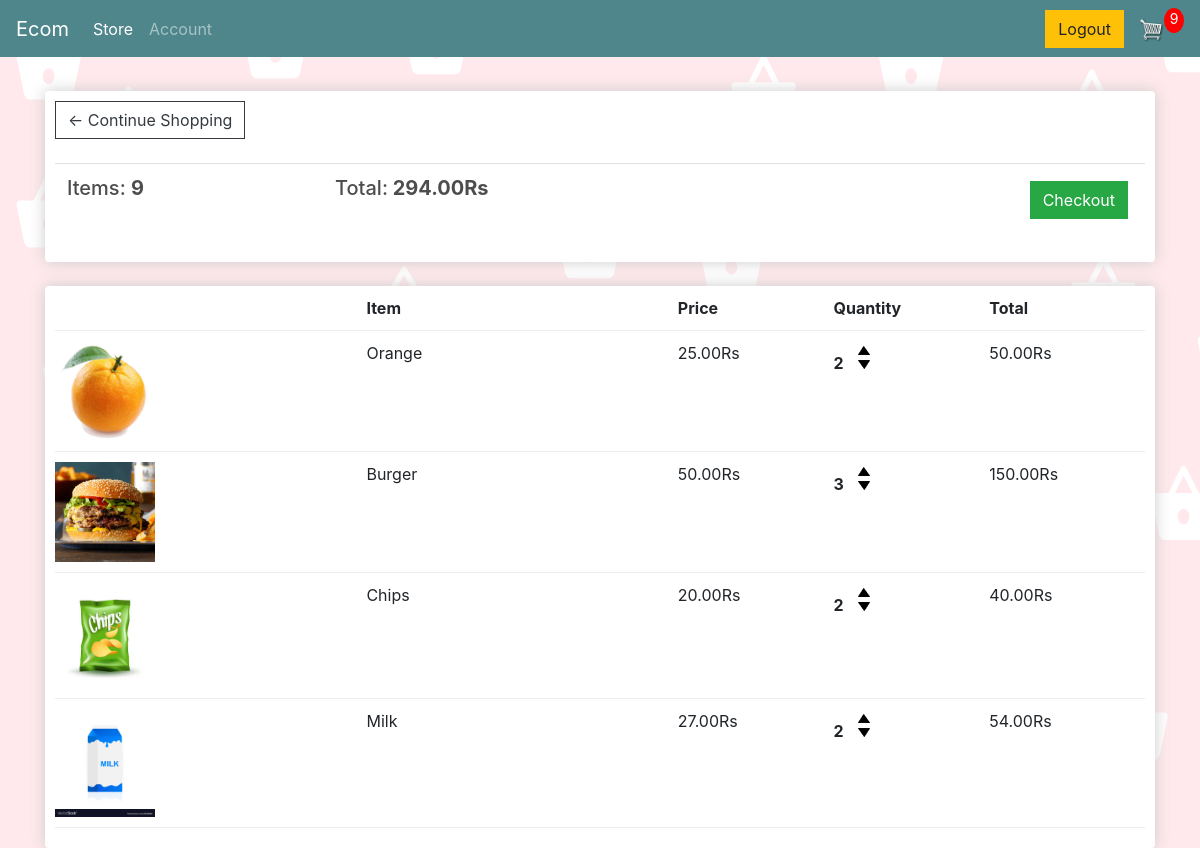
The app's page /cart/ (signed in) with its own data.
### store/models.py (models this page shows, shortened)
class Order(models.Model):
	customer = models.OneToOneField(User, null=True, blank=True, on_delete=models.CASCADE)
	date_ordered = models.DateTimeField(auto_now_add=True,null=True)
	complete = models.BooleanField(default=False)
	transaction_id = models.CharField(max_length=100, null=True)
	@property
	def get_cart_total(self):
		orderitems = self.orderitem_set.all()
		total = sum([item.get_total for item in orderitems])
		return total
	@property
	def get_cart_items(self):
		orderitems = self.orderitem_set.all()
		total = sum([item.quantity for item in orderitems])
		return total

class OrderItem(models.Model):
	product = models.ForeignKey(Product, on_delete=models.SET_NULL, null=True)
	order = models.ForeignKey(Order, on_delete=models.SET_NULL, null=True)
	quantity = models.IntegerField(default=0, null=True, blank=True)
	date_added = models.DateTimeField(auto_now_add=True)
	@property
	def get_total(self):
		total = self.product.price * self.quantity
		return total

class Product(models.Model):
	name = models.CharField(max_length=200)
	price = models.FloatField()
	digital = models.BooleanField(default=False,null=True, blank=True)
	image = models.ImageField(null=True, blank=True)
	category = models.ManyToManyField(Tags, blank=True)
	@property
	def imageURL(self):
		try:
			url = self.image.url
		except:
			url = ''
		return url

### store/views.py (the view)
# urls.py: path('cart/', views.cart, name="cart"),
@login_required(login_url='login')
def cart(request):
	data = cartData(request)
	cartItems = data['cartItems']
	order = data['order']
	items = data['items']
	context = {'items':items, 'order':order, 'cartItems':cartItems}
	return render(request, 'store/cart.html', context)

### store/utils.py (called while the page is built)
def cartData(request):
	if request.user.is_authenticated:
		customer = request.user
		order, created = Order.objects.get_or_create(customer=customer, complete=False)
		items = order.orderitem_set.all()
		cartItems = order.get_cart_items
	else:
		cookieData = cookieCart(request)
		cartItems = cookieData['cartItems']
		order = cookieData['order']
		items = cookieData['items']
	return {'cartItems':cartItems ,'order':order, 'items':items}

### store/templates/store/cart.html
{% extends 'store/main.html' %}
{% load static %}
{% block content %}
	<div class="row">
		<div class="col-lg-12">
			<div class="box-element">
				<a  class="btn btn-outline-dark" href="{% url 'store' %}">&#x2190; Continue Shopping</a>
				<br>
				<br>
				<table class="table">
					<tr>
						<th><h5>Items: <strong>{{order.get_cart_items}}</strong></h5></th>
						<th><h5>Total:<strong> {{order.get_cart_total|floatformat:2}}Rs</strong></h5></th>
						<th>
							<a  style="float:right; margin:5px;" class="btn btn-success" href="{% url 'checkout' %}">Checkout</a>
						</th>
					</tr>
				</table>
			</div>
			<br>
			<div class="box-element">
				<div class="cart-row">
					<div style="flex:2"></div>
					<div style="flex:2"><strong>Item</strong></div>
					<div style="flex:1"><strong>Price</strong></div>
					<div style="flex:1"><strong>Quantity</strong></div>
					<div style="flex:1"><strong>Total</strong></div>
				</div>
				{% for item in items %}
				<div class="cart-row">
					<div style="flex:2"><img class="row-image" src="{{item.product.imageURL}}"></div>
					<div style="flex:2"><p>{{item.product.name}}</p></div>
					<div style="flex:1"><p>{{item.product.price|floatformat:2}}Rs</p></div>
					<div style="flex:1">
						<p class="quantity">{{item.quantity}}</p>
						<div class="quantity">
							<img data-product="{{item.product.id}}" data-action="add" class="chg-quantity update-cart" src="{% static  'images/arrow-up.png' %}">
							<img data-product="{{item.product.id}}" data-action="remove" class="chg-quantity update-cart" src="{% static  'images/arrow-down.png' %}">
						</div>
					</div>
					<div style="flex:1"><p>{{item.get_total|floatformat:2}}Rs</p></div>
				</div>
				{% endfor %}
			</div>
		</div>
	</div>
{% endblock content %}

### static/css/main.css (style rules this page uses)
body { background-color: hsl(0, 0%, 98%); }
h1,h2,h3,h4,h5,h6 { color:hsl(0, 0%, 30%); }
.box-element { box-shadow:hsl(0, 0%, 80%) 0 0 16px; background-color: #fff; border-radius: 4px; padding: 10px; }
.col-lg-4, .col-lg-6, .col-lg-8, .col-lg-12 { margin-top: 10px; }
.btn { border-radius: 0; }
.row-image { width: 100px; }
.cart-row { display: flex; align-items: flex-stretch; padding-bottom: 10px; margin-bottom: 10px; border-bottom: 1px solid #ececec; }
.quantity { display: inline-block; font-weight: 700; padding-right:10px; }
.chg-quantity { width: 12px; cursor: pointer; display: block; margin-top: 5px; transition:.1s; }

### store/templates/store/main.html (style rules this page uses)
body { background-image:url('static/images/Web 1920 – 1.png'); background-repeat: repeat; }

### records on screen
Order: get_cart_items "9", get_cart_total "294.00"
OrderItem: product.imageURL (picture), product.name "Orange", product.price "25.00", quantity "2", get_total "50.00"
OrderItem: product.imageURL (picture), product.name "Burger", product.price "50.00", quantity "3", get_total "150.00"
OrderItem: product.imageURL (picture), product.name "Chips", product.price "20.00", quantity "2", get_total "40.00"
OrderItem: product.imageURL (picture), product.name "Milk", product.price "27.00", quantity "2", get_total "54.00"

### other values on screen
{{ cartItems }} "9"
